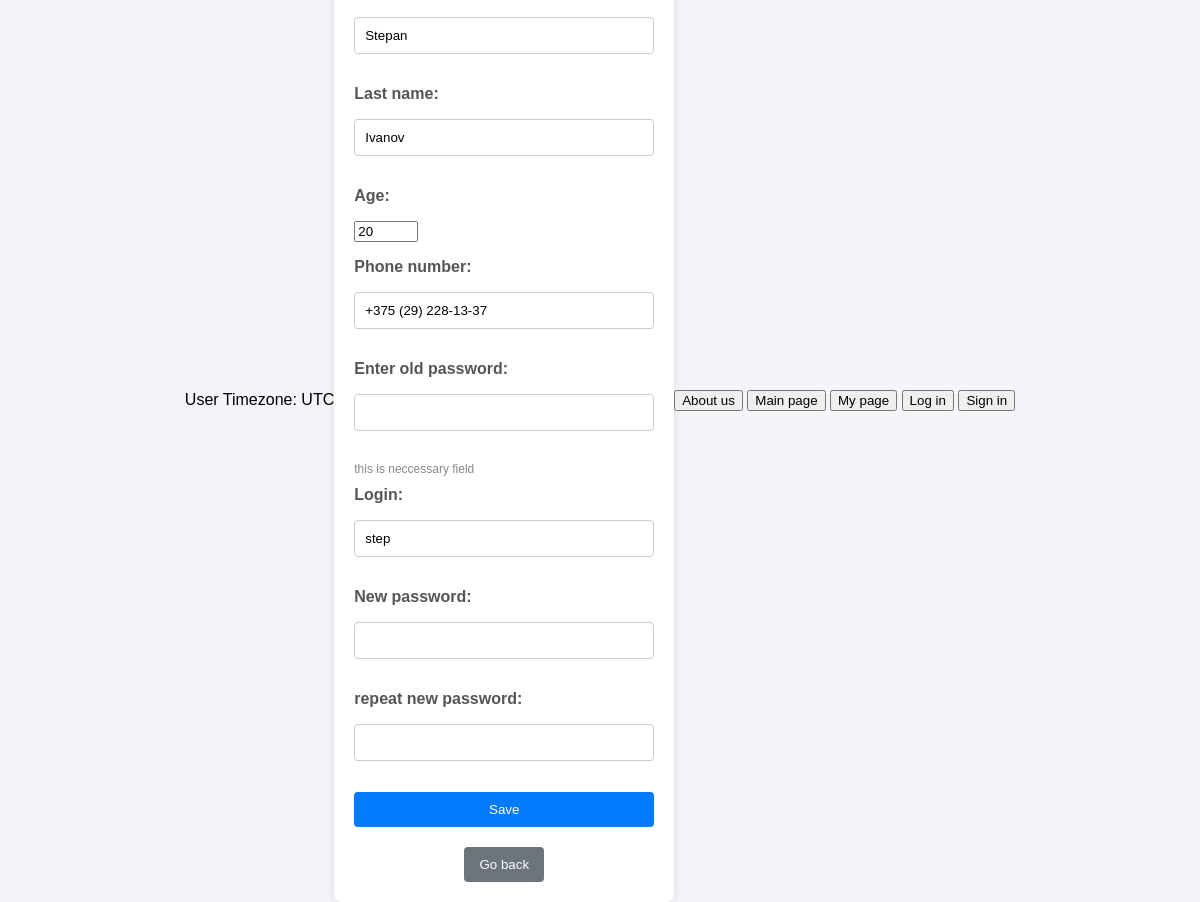
The page /change/ (signed in) on the database its author committed.
### entities/models.py (models this page shows, shortened)
class Base(models.Model):
    create_date = models.DateTimeField(auto_now=True)
    update_date = models.DateTimeField(auto_now=True)
    local_create_date = models.DateTimeField(auto_now=True)
    local_update_date = models.DateTimeField(auto_now=True)
    class Meta:
        abstract = True

class Client(Base):
    user = models.OneToOneField(User, on_delete=models.CASCADE)
    phone_regex = RegexValidator(
        regex=r'\+\d{3} \(\d{2}\) \d{3}-\d{2}-\d{2}$',
        message="+375 (29) XXX-XX-XX;   "
    )
    age = models.PositiveSmallIntegerField(default=0)
    first_name = models.CharField(max_length=50)
    last_name = models.CharField(max_length=50)
    date_of_birth = models.DateField(default=datetime.date.today())
    phone_number = models.CharField(
        validators=[phone_regex],
        max_length=19,
        blank=True,
        null=True
    )
    costs = models.FloatField(default=0, validators=[MinValueValidator(0)])

### entities/views.py (the view, shortened to what this page needs)
# urls.py: re_path(r'^change/$', views.change_client_page, name='change_client'),
@login_required(login_url='login/')
def change_client_page(request):
    print('Changing client///////////////////////////////////////////////')
    client = Client.objects.get(user=request.user)
    form = ClientForm({'first_name': client.first_name,
                       'last_name': client.last_name,
                       'age': client.age,
                       'phone_number': client.phone_number,
                       'login': client.user.username})
    return render(request, "ChangeClientPage.html", {'form': form})

### entities/forms.py
class ClientForm(forms.Form):
    phone_regex = RegexValidator(
        regex=r'\+\d{3} \(\d{2}\) \d{3}-\d{2}-\d{2}$',
        message="+375 (29) XXX-XX-XX;"
    )
    first_name = forms.CharField(max_length=50)
    last_name = forms.CharField(max_length=50)
    age = forms.IntegerField(min_value=18, max_value=120)
    phone_number = forms.CharField(max_length=30, validators=[phone_regex])
    old_password = forms.CharField(required=False, label="Enter old password",
                                   help_text="this is neccessary field")
    login = forms.CharField()
    password1 = forms.CharField(required=False, label="New password")
    password2 = forms.CharField(required=False, label="repeat new password")
    def clean(self):
        old_password = self.cleaned_data.get('old_password')
        password1 = self.cleaned_data.get('password1')
        password2 = self.cleaned_data.get('password2')
        if old_password:
            if not password1:
                self.add_error('password1', "Enter new password")
            if password1 != password2:
                self.add_error('password2', "Password don't match!")

### entities/templates/ChangeClientPage.html (shortened to what this page needs)
{% extends "extender.html" %}
{% block content %}
<!DOCTYPE html>
<html lang="en">
<head>
</head>
<body>
<div class="container">
    <form method="POST">
        {% for field in form %}
            <div>
                {{ field.label_tag }}
                <p>{{ field }}</p>
                <p class="help-text">{{ field.help_text }}</p>
            </div>
        {% endfor %}
        <input type="submit" value="Save">
    </form>
    <div class="back-button">
        <a href="{% url 'entities:user' %}"><button>Go back</button></a>
    </div>
</div>
</body>
</html>
{% endblock content %}

### entities/templates/ChangeClientPage.html (style rules this page uses)
body { font-family: Arial, sans-serif; background-color: #f4f4f9; margin: 0; padding: 0; display: flex; justify-content: center; align-items: center; height: 100vh; }
.container { background-color: #fff; padding: 20px; border-radius: 8px; box-shadow: 0 0 10px rgba(0, 0, 0, 0.1); width: 300px; text-align: left; }
label { display: block; margin-bottom: 5px; font-weight: bold; color: #555; }
input[type="text"], input[type="email"], input[type="password"], select, textarea { width: 100%; padding: 10px; margin-bottom: 15px; border: 1px solid #ccc; border-radius: 4px; box-sizing: border-box; }
.help-text { font-size: 12px; color: #888; margin-bottom: 10px; }
input[type="submit"] { background-color: #007bff; color: white; padding: 10px 15px; border: none; border-radius: 4px; cursor: pointer; width: 100%; }
.back-button { display: block; text-align: center; margin-top: 20px; }
.back-button button { background-color: #6c757d; color: white; padding: 10px 15px; border: none; border-radius: 4px; cursor: pointer; }

### rows shown on the page
Client: form "Stepan" "Ivanov" "20" "+375 (29) 228-13-37"

### other values the page prints
{{ field.label_tag }} "Last name:" "Age:" "Phone number:" "Enter old password:" "Login:" "New password:" "repeat new password:"
{{ field.help_text }} "this is neccessary field"
